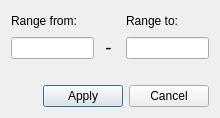
<?xml version="1.0" encoding="UTF-8"?>
<ui version="4.0">
 <class>CRangeDialog</class>
 <widget class="QDialog" name="CRangeDialog">
  <property name="geometry">
   <rect>
    <x>0</x>
    <y>0</y>
    <width>220</width>
    <height>118</height>
   </rect>
  </property>
  <property name="windowTitle">
   <string>Dialog</string>
  </property>
  <layout class="QVBoxLayout" name="verticalLayout_4">
   <item>
    <layout class="QHBoxLayout" name="horizontalLayout">
     <item>
      <layout class="QVBoxLayout" name="verticalLayout">
       <item>
        <widget class="QLabel" name="labelFrom">
         <property name="text">
          <string>Range from:</string>
         </property>
        </widget>
       </item>
       <item>
        <widget class="QLineEdit" name="lineEditFrom"/>
       </item>
      </layout>
     </item>
     <item>
      <layout class="QVBoxLayout" name="verticalLayout_3">
       <item>
        <spacer name="verticalSpacer">
         <property name="orientation">
          <enum>Qt::Vertical</enum>
         </property>
         <property name="sizeHint" stdset="0">
          <size>
           <width>20</width>
           <height>40</height>
          </size>
         </property>
        </spacer>
       </item>
       <item>
        <widget class="QLabel" name="labelMinus">
         <property name="font">
          <font>
           <pointsize>14</pointsize>
          </font>
         </property>
         <property name="text">
          <string> -</string>
         </property>
        </widget>
       </item>
      </layout>
     </item>
     <item>
      <layout class="QVBoxLayout" name="verticalLayout_2">
       <item>
        <widget class="QLabel" name="labelTo">
         <property name="text">
          <string>Range to:</string>
         </property>
        </widget>
       </item>
       <item>
        <widget class="QLineEdit" name="lineEditTo"/>
       </item>
      </layout>
     </item>
    </layout>
   </item>
   <item>
    <spacer name="horizontalSpacer">
     <property name="orientation">
      <enum>Qt::Horizontal</enum>
     </property>
     <property name="sizeHint" stdset="0">
      <size>
       <width>40</width>
       <height>20</height>
      </size>
     </property>
    </spacer>
   </item>
   <item>
    <layout class="QHBoxLayout" name="horizontalLayout_2">
     <property name="topMargin">
      <number>0</number>
     </property>
     <item>
      <spacer name="horizontalSpacer_2">
       <property name="orientation">
        <enum>Qt::Horizontal</enum>
       </property>
       <property name="sizeHint" stdset="0">
        <size>
         <width>40</width>
         <height>20</height>
        </size>
       </property>
      </spacer>
     </item>
     <item>
      <widget class="QPushButton" name="pushButtonApply">
       <property name="text">
        <string>Apply</string>
       </property>
      </widget>
     </item>
     <item>
      <widget class="QPushButton" name="pushButtonCancel">
       <property name="text">
        <string>Cancel</string>
       </property>
      </widget>
     </item>
    </layout>
   </item>
  </layout>
 </widget>
 <resources/>
 <connections/>
</ui>
